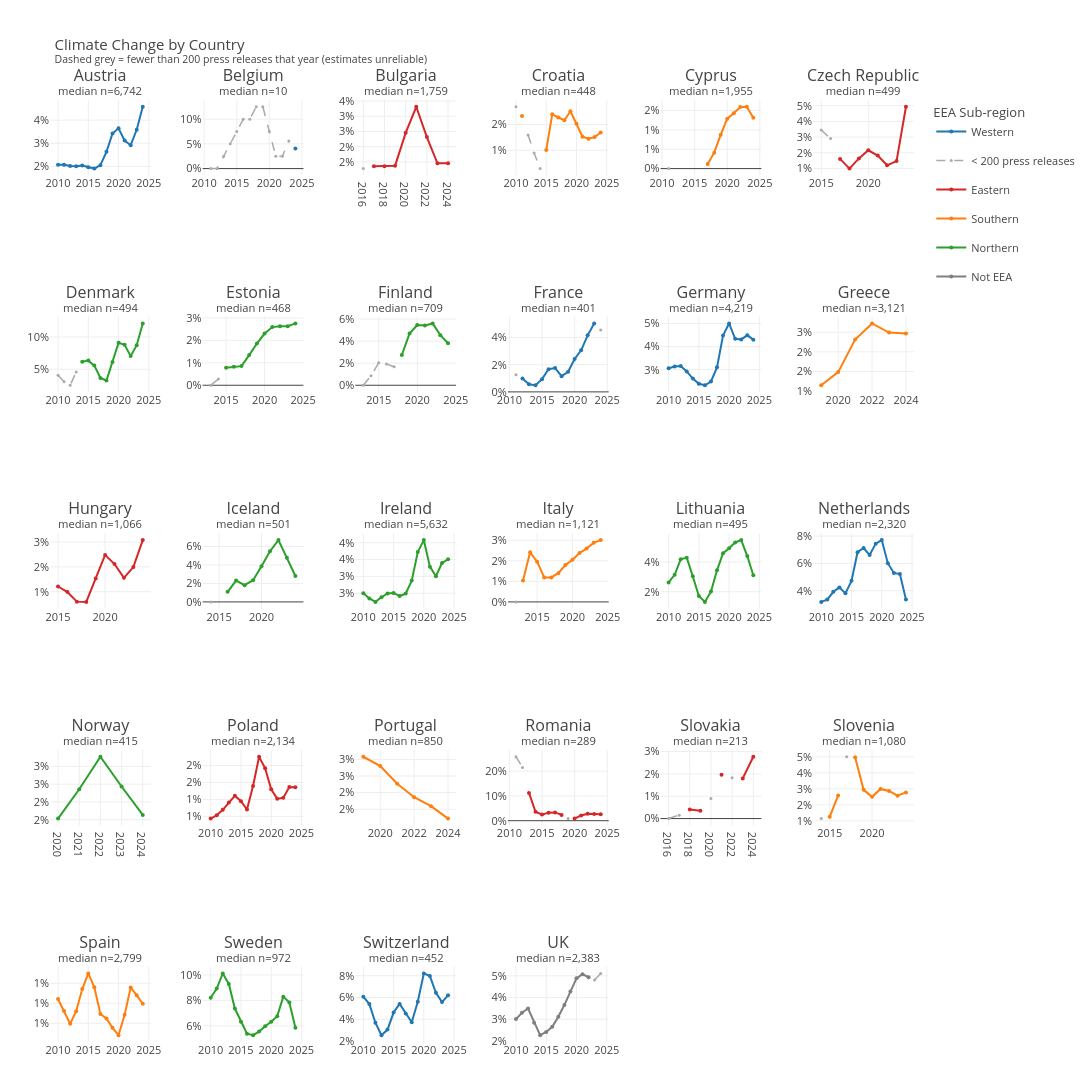
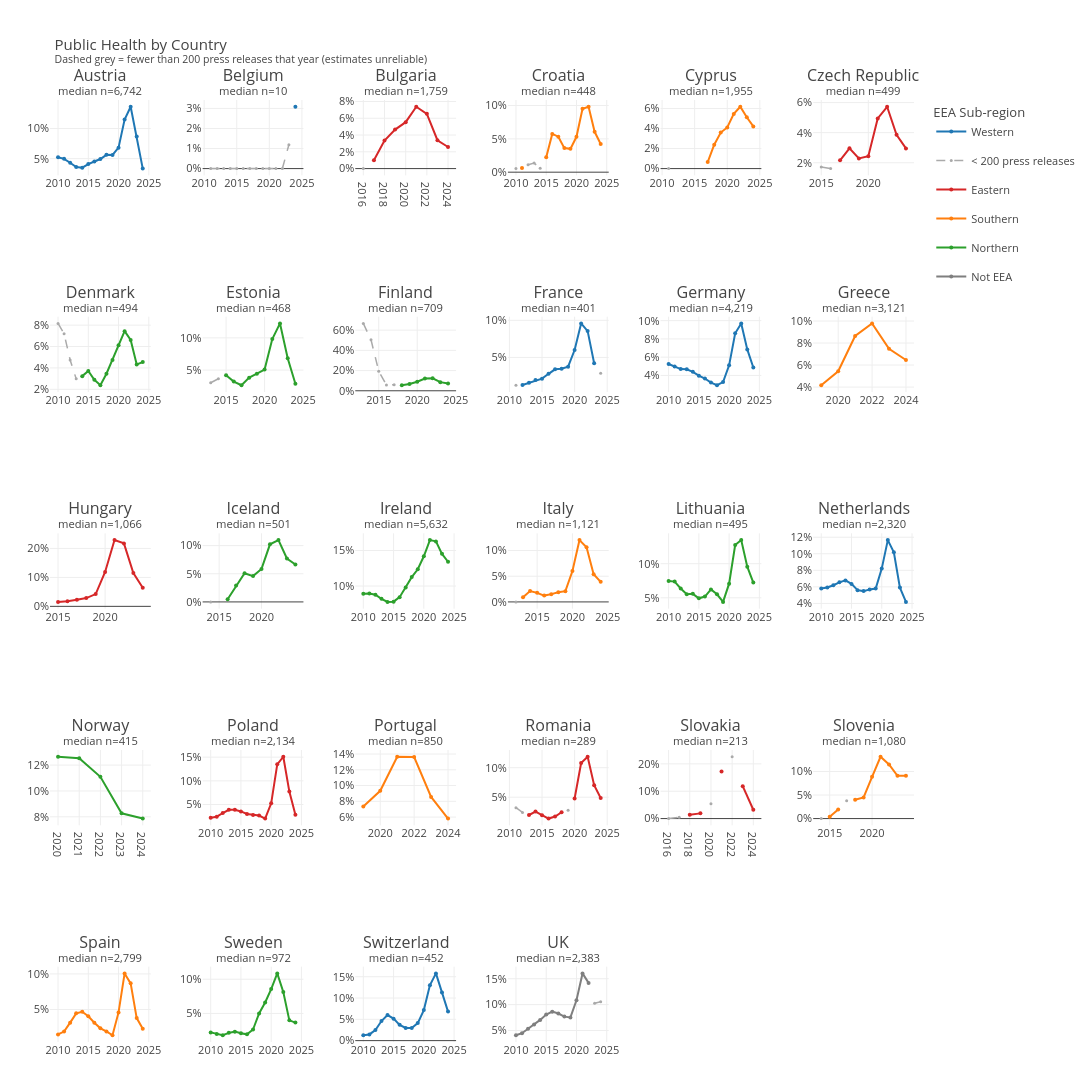

The code cell stored with these charts, in order, in its notebook:
### Markdown cell above
## Country-level figures

Four figures showing attention to climate change, public health, and the climate–health nexus by country, 2010–2024. Countries are coloured by EEA sub-region (Western / Eastern / Northern / Southern / UK). Each panel uses an independent y-axis to show within-country trends clearly.

### Code cell
# ── Country-level figures ─────────────────────────────────────────────────────

df_country = pd.read_csv('../data/indicator_5_3_3_country.csv')
df_country = df_country[df_country['year'] < 2025]

# ── EEA sub-region mapping ───────────────────────────────────────────────────
country_region = {
    'Austria': 'Western', 'Belgium': 'Western', 'France': 'Western',
    'Germany': 'Western', 'Netherlands': 'Western', 'Switzerland': 'Western',
    'Bulgaria': 'Eastern', 'Czech Republic': 'Eastern', 'Hungary': 'Eastern',
    'Poland': 'Eastern', 'Romania': 'Eastern', 'Slovakia': 'Eastern',
    'Denmark': 'Northern', 'Estonia': 'Northern', 'Finland': 'Northern',
    'Iceland': 'Northern', 'Ireland': 'Northern', 'Lithuania': 'Northern',
    'Norway': 'Northern', 'Sweden': 'Northern',
    'Croatia': 'Southern', 'Cyprus': 'Southern', 'Greece': 'Southern',
    'Italy': 'Southern', 'Portugal': 'Southern', 'Slovenia': 'Southern',
    'Spain': 'Southern', 'UK': 'Not EEA',
}
df_country['EEA sub-region division'] = df_country['country'].map(country_region).fillna('Not EEA')

# ── Infer total press releases per country-year from sum/mean ────────────────
def infer_n_total(row):
    for sum_col, mean_col in [('environment_climate_issue1_sum', 'environment_climate_issue1_mean'),
                               ('healthcare_issue1_sum',          'healthcare_issue1_mean'),
                               ('climate_health_sum',             'climate_health_mean')]:
        if row[mean_col] > 0:
            return round(row[sum_col] / row[mean_col])
    return np.nan

df_country['n_total'] = df_country.apply(infer_n_total, axis=1)

MIN_N = 200

# ── EEA sub-region colours ───────────────────────────────────────────────────
region_colors = {
    'Western':  '#1f77b4',
    'Eastern':  '#d62728',
    'Northern': '#2ca02c',
    'Southern': '#ff7f0e',
    'Not EEA':  '#7f7f7f',
}

country_subplot_configs = {
    'environment_climate_issue1_mean': {
        'title': 'Climate Change by Country',
        'filename': 'indicator_5_3_3_country_climate_change.pdf',
        'format_pct': True,
    },
    'healthcare_issue1_mean': {
        'title': 'Public Health by Country',
        'filename': 'indicator_5_3_3_country_public_health.pdf',
        'format_pct': True,
    },
    'climate_health_mean': {
        'title': 'Climate & Health Nexus (mean) by Country',
        'filename': 'indicator_5_3_3_country_nexus_mean.pdf',
        'format_pct': True,
    },
    'climate_health_sum': {
        'title': 'Climate & Health Nexus (sum) by Country',
        'filename': 'indicator_5_3_3_country_nexus_sum.pdf',
        'format_pct': False,
    },
}

countries_sorted = sorted(df_country['country'].unique())
df_country['country'] = pd.Categorical(df_country['country'],
                                        categories=countries_sorted, ordered=True)
NCOLS = 6


def create_country_figure(df, col, config, save_path, min_n=MIN_N):
    """
    Faceted small-multiples figure: one panel per country, coloured by EEA sub-region.

    Data quality: years with fewer than `min_n` total press releases are shown
    as dashed grey; years above the threshold are solid coloured. None values are
    inserted so that the two traces never overlap and lines break cleanly at
    transitions between reliable and unreliable stretches.
    Panel titles show each country's median annual press-release count.
    """
    smoothed = []
    for country in countries_sorted:
        sub = df[df['country'] == country].copy().sort_values('year')
        sub[col] = sub[col].rolling(window=2, min_periods=1).mean()
        sub[col] = sub[col].rolling(window=2, min_periods=1).mean()
        smoothed.append(sub)
    df_sm = pd.concat(smoothed, ignore_index=True)

    nrows = -(-len(countries_sorted) // NCOLS)

    median_n = df.groupby('country')['n_total'].median().reindex(countries_sorted)
    panel_titles = [
        f"{c}<br><sup>median n={int(median_n[c]):,}</sup>"
        if pd.notna(median_n[c]) else f"{c}<br><sup>median n=?</sup>"
        for c in countries_sorted
    ]

    fig = make_subplots(
        rows=nrows, cols=NCOLS,
        subplot_titles=panel_titles,
        horizontal_spacing=0.06,
        vertical_spacing=0.15,
    )

    seen_regions = set()
    lo_legend_added = False

    for idx, country in enumerate(countries_sorted):
        row     = idx // NCOLS + 1
        col_num = idx % NCOLS + 1
        sub     = df_sm[df_sm['country'] == country].sort_values('year')

        region_label = df[df['country'] == country]['EEA sub-region division'].iloc[0]
        color = region_colors.get(region_label, '#888888')

        x_hi, y_hi = [], []
        x_lo, y_lo = [], []
        for _, r in sub.iterrows():
            is_reliable = pd.notna(r['n_total']) and r['n_total'] >= min_n
            if is_reliable:
                x_hi.append(r['year']);  y_hi.append(r[col])
                x_lo.append(None);       y_lo.append(None)
            else:
                x_hi.append(None);       y_hi.append(None)
                x_lo.append(r['year']);  y_lo.append(r[col])

        fig.add_trace(
            go.Scatter(
                x=x_hi, y=y_hi,
                mode='lines+markers',
                name=region_label,
                line=dict(color=color, width=2),
                marker=dict(size=4),
                connectgaps=False,
                showlegend=(region_label not in seen_regions),
                legendgroup=region_label,
            ),
            row=row, col=col_num,
        )
        seen_regions.add(region_label)

        if any(v is not None for v in y_lo):
            fig.add_trace(
                go.Scatter(
                    x=x_lo, y=y_lo,
                    mode='lines+markers',
                    name=f'< {min_n} press releases',
                    line=dict(color='#aaaaaa', width=1.5, dash='dash'),
                    marker=dict(size=3, color='#aaaaaa'),
                    connectgaps=False,
                    showlegend=not lo_legend_added,
                    legendgroup='low_n',
                ),
                row=row, col=col_num,
            )
            lo_legend_added = True

        if config['format_pct']:
            fig.update_yaxes(tickformat='.0%', row=row, col=col_num)

    fig.update_layout(
        title=dict(
            text=(f"{config['title']}"
                  f"<br><sup>Dashed grey = fewer than {min_n:,} press releases "
                  f"that year (estimates unreliable)</sup>"),
            x=0.05,
        ),
        width=1400,
        height=220 * nrows + 120,
        template='presentation',
        font=dict(size=11),
        legend_title='EEA Sub-region',
        margin=dict(l=50, r=30, t=100, b=50),
    )

    fig.write_image(save_path, scale=3)
    print(f'Saved: {save_path}')
    fig.show()


for col, config in country_subplot_configs.items():
    save_path = f"../appendix/{config['filename']}"
    create_country_figure(df_country, col, config, save_path)
